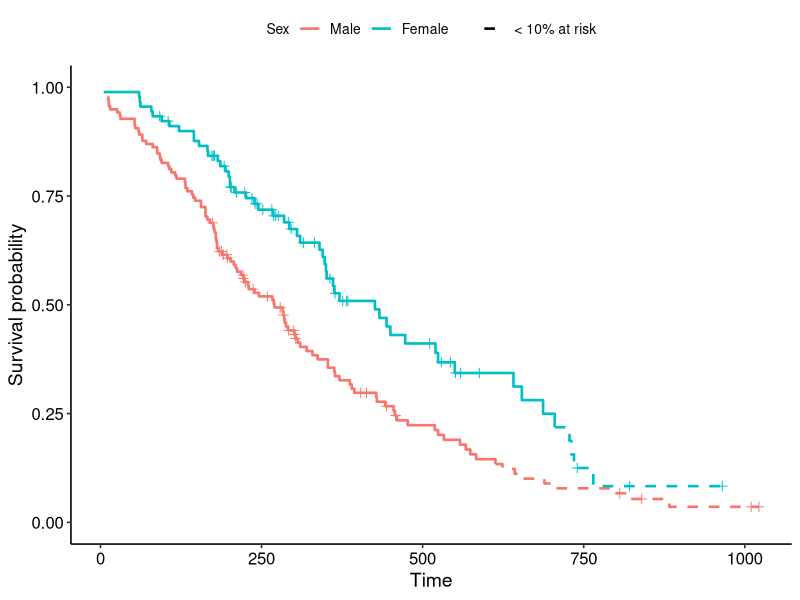
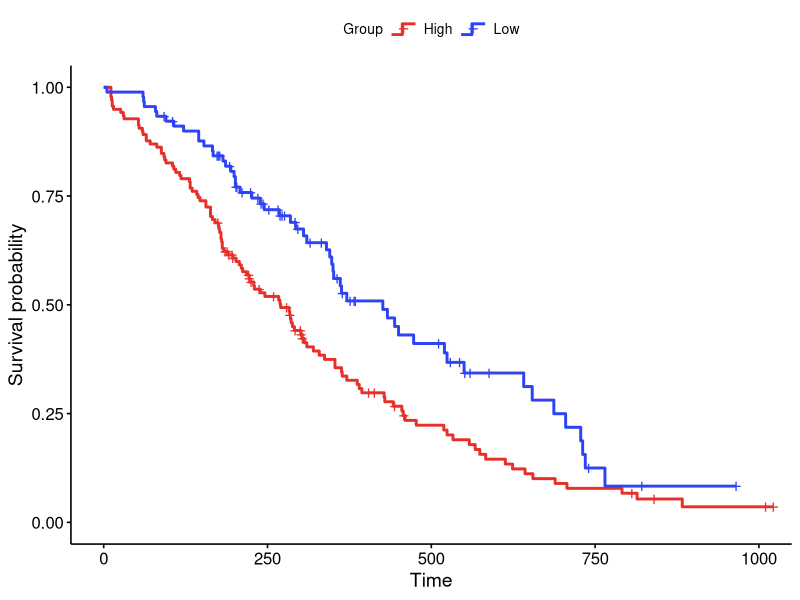
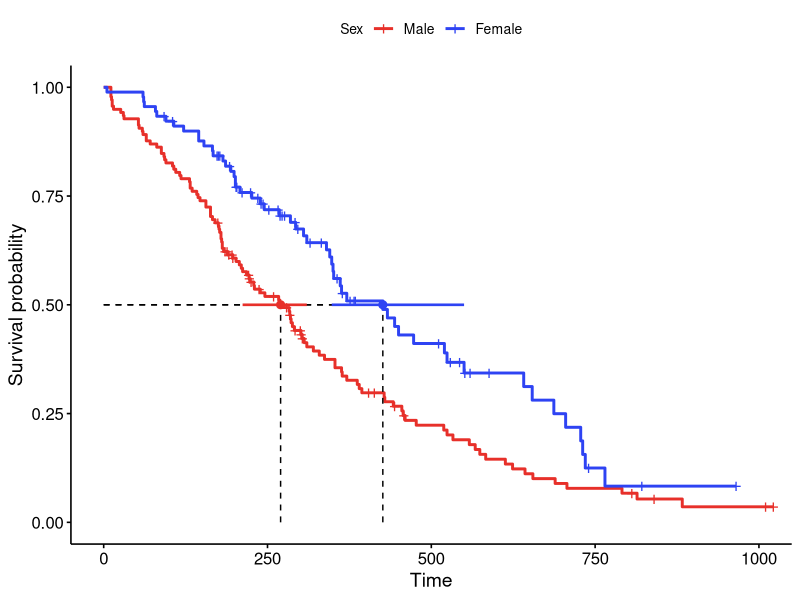
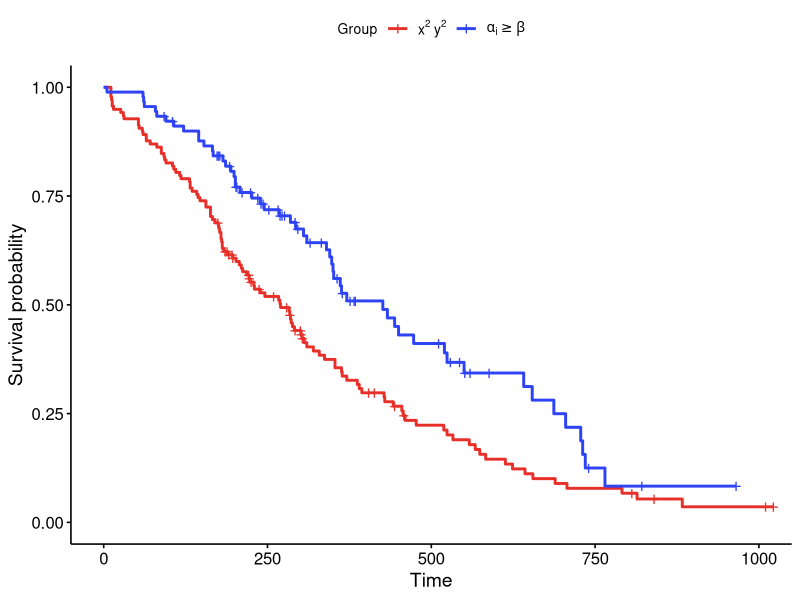
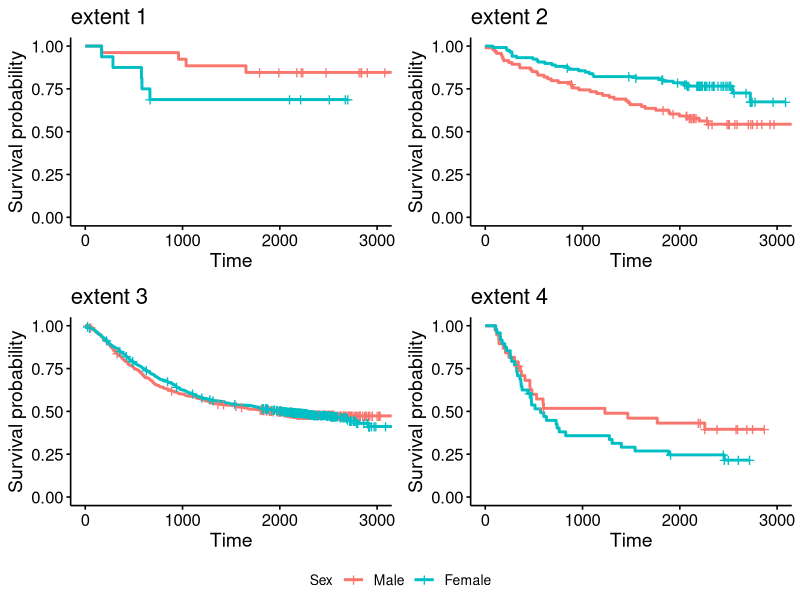
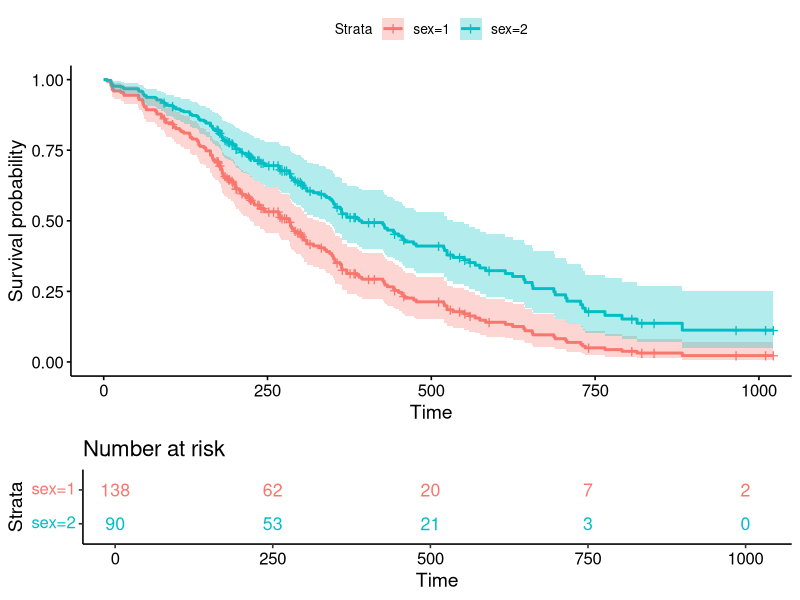
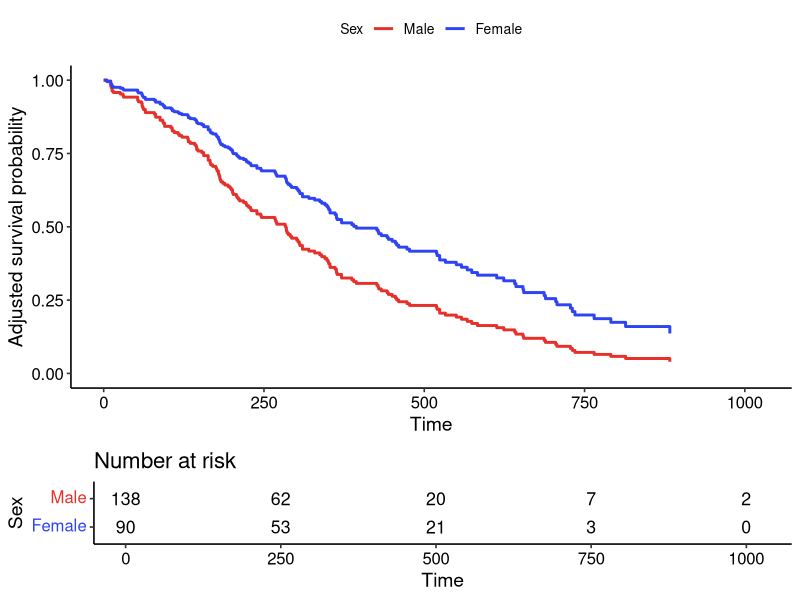

These figures' R source, in order:
## ---- chunk 1
knitr::opts_chunk$set(
  comment = "#>",
  collapse = TRUE,
  message = FALSE,
  warning = FALSE,
  fig.width = 7,
  fig.height = 5
)
## ---- chunk 2
library(survminer)
library(survival)
library(dplyr)
library(ggplot2)
## ---- chunk 3
# KM curves that switch solid -> dashed once the number at risk drops below
# `frac` of each group's initial cohort (default 10%).
ggsurv_dashed_below <- function(fit, data, frac = 0.10, ...) {
  ss <- surv_summary(fit, data = data) %>%
    group_by(strata) %>%
    mutate(onset = { s <- n.risk < frac * max(n.risk)
                     if (any(s)) min(time[s]) else Inf },
           phase = ifelse(time >= onset, "sparse", "dense")) %>%
    ungroup()
  # repeat the first sparse point in the solid phase so the two steps join
  bridge <- ss %>% filter(phase == "sparse") %>%
    group_by(strata) %>% slice_min(time, n = 1) %>% ungroup() %>%
    mutate(phase = "dense")

  ggplot(bind_rows(ss, bridge), aes(time, surv, colour = strata)) +
    geom_step(aes(linetype = phase), linewidth = 0.9) +
    geom_point(data = filter(ss, n.censor > 0), shape = 3, size = 2,
               show.legend = FALSE) +
    scale_linetype_manual(values = c(dense = "solid", sparse = "dashed"),
                          breaks = "sparse",
                          labels = sprintf("< %g%% at risk", 100 * frac),
                          name = NULL) +
    coord_cartesian(ylim = c(0, 1)) +
    labs(x = "Time", y = "Survival probability", ...) +
    theme_survminer()
}
## ---- chunk 4
fit <- survfit(Surv(time, status) ~ sex, data = lung)
ggsurv_dashed_below(fit, lung, frac = 0.10) +
  scale_colour_discrete(name = "Sex", labels = c("Male", "Female"))
## ---- chunk 5
library(grid)

# Draw the legend key of a ggsurvplot's curves as a small step (stair) that
# echoes the Kaplan-Meier shape, instead of the default straight line.
step_legend_key <- function(p) {
  `%||%` <- function(x, y) if (is.null(x)) y else x   # base R has this since 4.4
  draw_key_step <- function(data, params, size) {
    grid::linesGrob(
      x = c(0, 0.45, 0.45, 1), y = c(0.25, 0.25, 0.7, 0.7),
      gp = grid::gpar(col = data$colour %||% "black",
                      lwd = (data$linewidth %||% data$size %||% 0.75) * .pt,
                      lty = data$linetype %||% 1, lineend = "butt"))
  }
  # the survival curves are the first layer; subclass its geom to override ONLY
  # the legend key, so the curve drawing itself is unchanged
  g <- p$plot$layers[[1]]$geom
  p$plot$layers[[1]]$geom <-
    ggplot2::ggproto(paste0(class(g)[1], "Key"), g, draw_key = draw_key_step)
  p
}
## ---- chunk 6
fit2 <- survfit(Surv(time, status) ~ sex, data = lung)
p <- ggsurvplot(fit2, data = lung, palette = c("#E7302A", "#2E43F3"),
                legend.title = "Group", legend.labs = c("High", "Low"))
step_legend_key(p)
## ---- chunk 7
add_median_ci <- function(p, fit, y = 0.5) {
  med  <- surv_median(fit)
  # one colour per group, read from the drawn curve layer (no internal helpers)
  b     <- ggplot2::ggplot_build(p$plot)$data[[1]]
  cols  <- b$colour[match(sort(unique(b$group)), b$group)]
  # drop groups whose median is not reached (surv_median() returns NA there)
  keep  <- !is.na(med$median)
  med   <- med[keep, ]
  cols  <- cols[keep]
  p$plot +
    geom_segment(data = med, aes(x = lower, xend = upper, y = y, yend = y),
                 colour = cols, linewidth = 0.9, inherit.aes = FALSE) +
    geom_point(data = med, aes(x = median, y = y),
               colour = cols, size = 2.4, inherit.aes = FALSE)
}
## ---- chunk 8
fit3 <- survfit(Surv(time, status) ~ sex, data = lung)
p <- ggsurvplot(fit3, data = lung, palette = c("#E7302A", "#2E43F3"),
                surv.median.line = "hv",
                legend.labs = c("Male", "Female"), legend.title = "Sex")
p$plot <- add_median_ci(p, fit3)
p
## ---- chunk 9
pal <- c("#E7302A", "#2E43F3")
p <- ggsurvplot(fit3, data = lung, palette = pal, legend.title = "Group")
p$plot <- p$plot +
  scale_colour_manual(values = pal,
                      labels = c(expression(x^2 ~ y^2), expression(alpha[i] >= beta)),
                      name = "Group")
p
## ---- chunk 10
colon2  <- colon[!is.na(colon$sex), ]
subsets <- split(colon2, colon2$extent)
subsets <- subsets[sapply(subsets, nrow) > 30]
subsets <- subsets[seq_len(min(4, length(subsets)))]

plots <- lapply(names(subsets), function(nm) {
  d   <- subsets[[nm]]
  fit <- survfit(Surv(time, status) ~ sex, data = d)
  ggsurvplot(fit, data = d, legend.title = "Sex",
             legend.labs = c("Male", "Female"), title = paste("extent", nm))$plot
})

ggpubr::ggarrange(plotlist = plots, ncol = 2, nrow = 2,
                  common.legend = TRUE, legend = "bottom")
## ---- chunk 11
km.fit  <- survfit(Surv(time, status) ~ sex, data = lung)
res.cox <- coxph(Surv(time, status) ~ age + sex + ph.ecog, data = lung)
sex_df  <- with(lung, data.frame(sex = c(1, 2),
                                 age = mean(age, na.rm = TRUE), ph.ecog = c(1, 1)))
fit <- survfit(res.cox, newdata = sex_df)

# note: a survfit() from a coxph fit carries no data, so pass `data =` explicitly
cox.surv <- ggsurvplot(fit, data = sex_df, conf.int = TRUE,
                       legend.labs = c("sex=1", "sex=2"))
cox.surv$table <- ggrisktable(km.fit, data = lung, color = "strata",
                              legend.labs = c("sex=1", "sex=2"),
                              xlim = c(0, max(fit$time)))
print(cox.surv, risk.table.height = 0.28)
## ---- chunk 12
lung2 <- transform(lung, sex = factor(sex, labels = c("Male", "Female")))
pal   <- c("#E7302A", "#2E43F3")
xmax  <- max(lung2$time, na.rm = TRUE)

# a KM ggsurvplot -> aligned curve + number-at-risk table by group
km.surv <- ggsurvplot(survfit(Surv(time, status) ~ sex, data = lung2), data = lung2,
                      risk.table = TRUE, palette = pal,
                      legend.labs = c("Male", "Female"), legend.title = "Sex",
                      break.time.by = 250, xlim = c(0, xmax))

# Cox-adjusted curves (a plain ggplot); match palette / xlim / breaks
res.cox <- coxph(Surv(time, status) ~ sex + age + ph.ecog, data = lung2)
adj <- ggadjustedcurves(res.cox, variable = "sex", data = lung2, palette = pal) +
  coord_cartesian(xlim = c(0, xmax)) +
  scale_x_continuous(breaks = seq(0, xmax, 250)) +
  labs(x = "Time", y = "Adjusted survival probability") +
  guides(colour = guide_legend("Sex"), fill = guide_legend("Sex")) +
  theme_survminer()

# swap the KM curve for the adjusted curve; keep the aligned KM risk table
km.surv$plot <- adj
print(km.surv, risk.table.height = 0.26)
